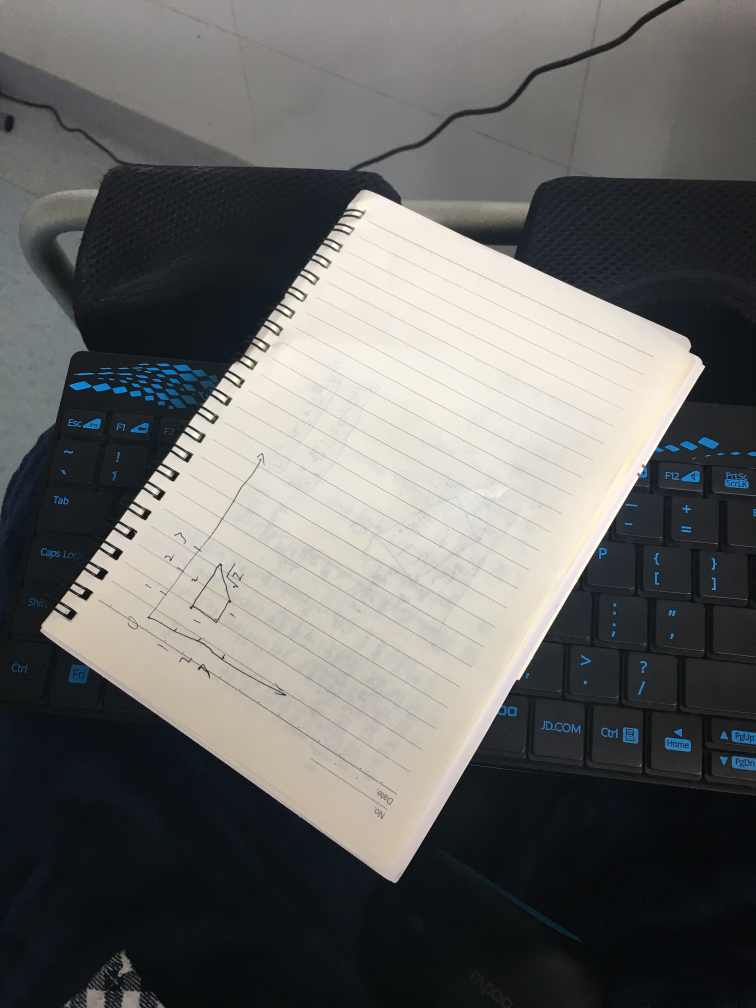
#> input picture IMG_1793.JPG, 3024 x 4032 px (shown at 1/4 size)
$ python get-perspective.py --image IMG_1793.JPG
#> lines starting #> are read from the running program, lines starting #| are printed output that depends on the picture
### tools/imutils.py
# Import the necessary packages
import numpy as np
import cv2

# [23 lines left out: functions translate, rotate, not called in this run]

def resize(image, width = None, height = None, inter = cv2.INTER_AREA):
	# initialize the dimensions of the image to be resized and
	# grab the image size
	dim = None
	(h, w) = image.shape[:2]

	# if both the width and height are None, then return the
	# original image
	if width is None and height is None:
		return image

	# check to see if the width is None
	if width is None:
		# calculate the ratio of the height and construct the
		# dimensions
		r = height / float(h)
		dim = (int(w * r), height)

	# otherwise, the height is None
	else:
		# calculate the ratio of the width and construct the
		# dimensions
		r = width / float(w)
		dim = (width, int(h * r))

	# resize the image
	resized = cv2.resize(image, dim, interpolation = inter)

	# return the resized image
	return resized

### get-perspective.py
from tools.transform import four_point_transform
from tools import imutils
import numpy as np
import argparse
import cv2

refPts = []
clickCounts = 0
def click_callback(event, x, y, flag, param):
	global refPts, clickCounts
	if event == cv2.EVENT_LBUTTONUP:
		print(clickCounts)
		if clickCounts == 0:
			refPts = [(x, y)]
		elif clickCounts >= 4:
			return
		else:
			refPts.append((x, y))
		print("click on:"+str(x)+", "+str(y)+", refPts.type="+str(type(refPts)))
		cv2.circle(param, (x, y), 2, (0,255,0), 5)
		clickCounts += 1

ap = argparse.ArgumentParser()
ap.add_argument("-i", "--image", required = True)
args = vars(ap.parse_args())

image = cv2.imread(args["image"])
#> image is the input picture: shape (4032, 3024, 3); mean B, G, R 101, 102.9, 102.9
ratio = image.shape[0] / 500.0
#> ratio = 8.06
orig = image.copy()
image = imutils.resize(image, height = 500)
#> in resize, `resized = cv2.resize(image, dim, interpolation = inter)`:
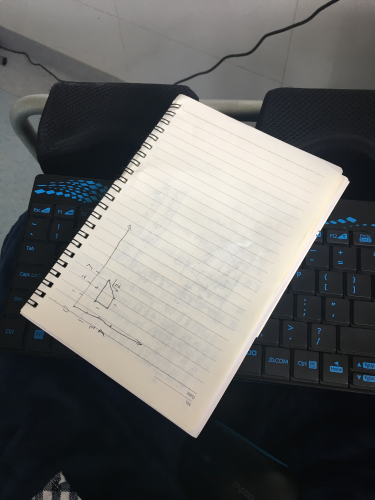
#> resized: shape (500, 375, 3); mean B, G, R 101, 102.9, 102.9
cv2.namedWindow("image")
cv2.setMouseCallback("image", click_callback, image)

while True:
	cv2.imshow("image", image)
	key = cv2.waitKey(1) & 0xFF
#> (key Esc is pressed here)
	if key == ord("r"):
		clickCounts = 0
		cv2.setMouseCallback("image", click_callback, image)
	elif key == ord("s"):
		break
print(refPts)
print(type(refPts))
pts = np.array(refPts)
print(pts)
if len(refPts) == 4:
	warp = four_point_transform(orig, pts*ratio)
	#cv2.imshow("Original", image)
	cv2.imshow("Warped", warp)
	cv2.waitKey(0)
cv2.destroyAllWindows()

$ run again, on page.jpg
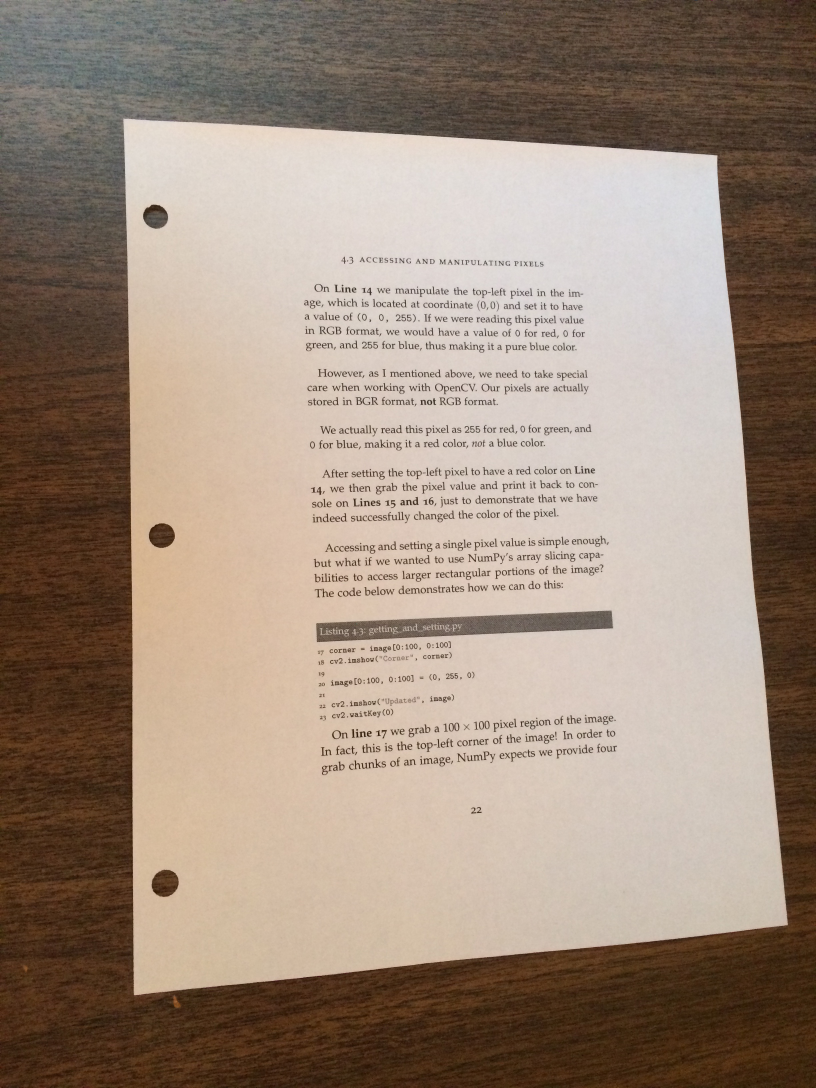
#> input picture page.jpg, 2448 x 3264 px (shown at 1/3 size)
#> image is the input picture: shape (3264, 2448, 3); mean B, G, R 123.7, 138.6, 156.7
#> in resize, `resized = cv2.resize(image, dim, interpolation = inter)`:
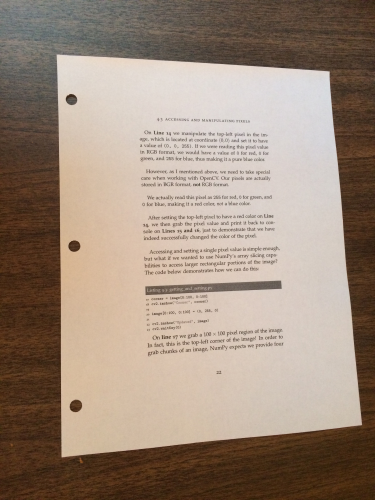
#> resized: shape (500, 375, 3); mean B, G, R 123.7, 138.6, 156.7

$ run again, on tv001.jpg
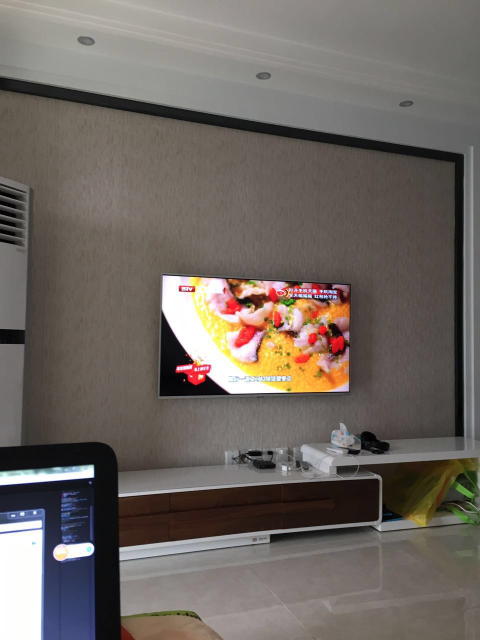
#> input picture tv001.jpg, 960 x 1280 px (shown at 1/2 size)
#> image is the input picture: shape (1280, 960, 3); mean B, G, R 97.2, 102.9, 110.7
#> in resize, `resized = cv2.resize(image, dim, interpolation = inter)`:
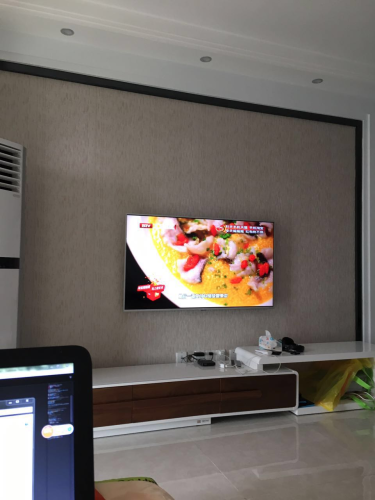
#> resized: shape (500, 375, 3); mean B, G, R 97.2, 102.9, 110.7
